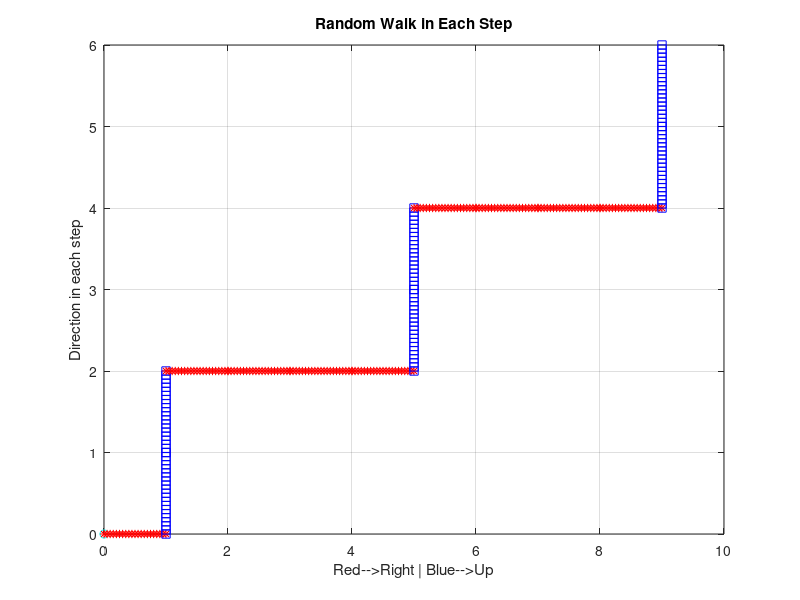

Source code (MATLAB):
%Example5p7
%The code simulates random walk in 2-d
close all;clear all;P = 0;%position
Steps = 15;X=0;Y=0;Step = 1;
plot(X,Y,'co');hold on
format short
for i=1:Steps
    W = rand;
    if W<0.5
        St = linspace(X,X+1,21);
        X = X + Step;
        plot(St,Y,'r*')
        hold on
    else
        St = linspace(Y,Y+1,21);
        Y = Y + Step;
        plot(X,St,'bs')
        hold on
    end
    pause(0.5)
    disp([X,Y])
end
grid on
xlabel('Red-->Right | Blue-->Up')
ylabel('Direction in each step')
title('Random Walk in Each Step')